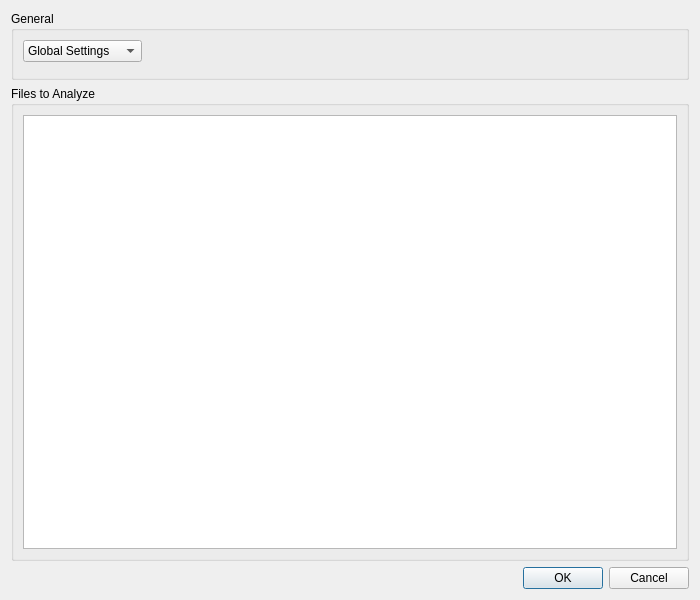
<?xml version="1.0" encoding="UTF-8"?>
<ui version="4.0">
 <class>ClangTools::Internal::SelectableFilesDialog</class>
 <widget class="QDialog" name="ClangTools::Internal::SelectableFilesDialog">
  <property name="geometry">
   <rect>
    <x>0</x>
    <y>0</y>
    <width>700</width>
    <height>600</height>
   </rect>
  </property>
  <property name="windowTitle">
   <string>Analyzer Configuration</string>
  </property>
  <layout class="QVBoxLayout" name="verticalLayout">
   <item>
    <widget class="QGroupBox" name="groupBox_3">
     <property name="title">
      <string>General</string>
     </property>
     <layout class="QVBoxLayout" name="verticalLayout_5">
      <item>
       <layout class="QHBoxLayout" name="horizontalLayout">
        <item>
         <widget class="QComboBox" name="globalOrCustom">
          <item>
           <property name="text">
            <string>Global Settings</string>
           </property>
          </item>
          <item>
           <property name="text">
            <string>Custom Settings</string>
           </property>
          </item>
         </widget>
        </item>
        <item>
         <spacer name="horizontalSpacer">
          <property name="orientation">
           <enum>Qt::Horizontal</enum>
          </property>
          <property name="sizeHint" stdset="0">
           <size>
            <width>40</width>
            <height>20</height>
           </size>
          </property>
         </spacer>
        </item>
       </layout>
      </item>
      <item>
       <widget class="ClangTools::Internal::BasicSettingsWidget" name="basicSettingsWidget" native="true"/>
      </item>
     </layout>
    </widget>
   </item>
   <item>
    <widget class="QGroupBox" name="groupBox_2">
     <property name="title">
      <string>Files to Analyze</string>
     </property>
     <layout class="QVBoxLayout" name="verticalLayout_2">
      <item>
       <widget class="QTreeView" name="filesView">
        <property name="headerHidden">
         <bool>true</bool>
        </property>
       </widget>
      </item>
     </layout>
    </widget>
   </item>
   <item>
    <widget class="QDialogButtonBox" name="buttons">
     <property name="orientation">
      <enum>Qt::Horizontal</enum>
     </property>
     <property name="standardButtons">
      <set>QDialogButtonBox::Cancel|QDialogButtonBox::Ok</set>
     </property>
    </widget>
   </item>
  </layout>
 </widget>
 <customwidgets>
  <customwidget>
   <class>ClangTools::Internal::BasicSettingsWidget</class>
   <extends>QWidget</extends>
   <header>clangtools/basicsettingswidget.h</header>
  </customwidget>
 </customwidgets>
 <resources/>
 <connections>
  <connection>
   <sender>buttons</sender>
   <signal>accepted()</signal>
   <receiver>ClangTools::Internal::SelectableFilesDialog</receiver>
   <slot>accept()</slot>
   <hints>
    <hint type="sourcelabel">
     <x>248</x>
     <y>254</y>
    </hint>
    <hint type="destinationlabel">
     <x>157</x>
     <y>274</y>
    </hint>
   </hints>
  </connection>
  <connection>
   <sender>buttons</sender>
   <signal>rejected()</signal>
   <receiver>ClangTools::Internal::SelectableFilesDialog</receiver>
   <slot>reject()</slot>
   <hints>
    <hint type="sourcelabel">
     <x>316</x>
     <y>260</y>
    </hint>
    <hint type="destinationlabel">
     <x>286</x>
     <y>274</y>
    </hint>
   </hints>
  </connection>
 </connections>
</ui>
